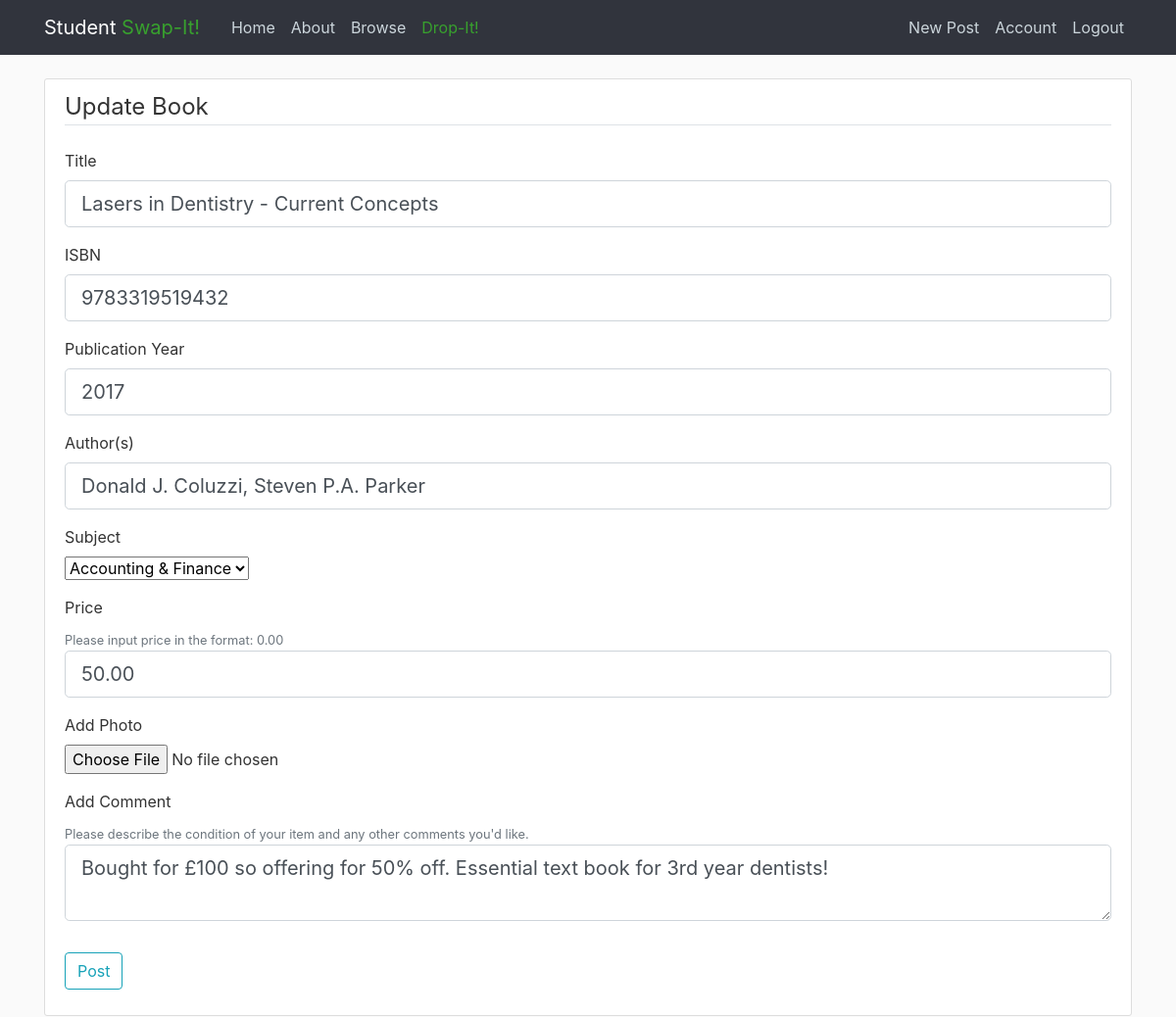
Page /book/7/update (signed in) on the committed database.
### flaskblog/models.py (models this page shows, shortened)
class Book(db.Model):
    id = db.Column(db.Integer, primary_key=True)
    title = db.Column(db.String(100), nullable=False)
    isbn = db.Column(db.String(20), nullable=False)
    year = db.Column(db.String, nullable=False)
    author = db.Column(db.String(100), nullable=False)
    userID = db.Column(db.Integer, db.ForeignKey('user.id'), nullable=False)
    subject_id = db.Column(db.Integer, db.ForeignKey('subject.id'), nullable=False)
    price = db.Column(db.Float, nullable=False)
    date_posted = db.Column(db.DateTime, nullable=False, default=datetime.utcnow)
    comment = db.Column(db.String(300), nullable=True)
    book_image = db.Column(db.String(20), nullable=False)

### flaskblog/routes.py (the view)
@app.route("/book/<int:book_id>/update", methods=['GET', 'POST'])
@login_required
def update_book(book_id):
    book = Book.query.get_or_404(book_id)
    if book.poster != current_user:
        abort(403)
    form = BookForm()
    if form.validate_on_submit():
        book.title = form.title.data
        book.isbn = form.isbn.data
        book.year = form.year.data
        book.author = form.author.data
        book.subject_id = form.subject.data
        book.price = form.price.data
        book.comment = form.comment.data
        db.session.commit()
        flash('Your book has been updated!', 'success')
        return redirect(url_for('book', book_id=book.id))
    elif request.method == 'GET':
        form.title.data = book.title
        form.isbn.data = book.isbn
        form.comment.data = book.comment
        form.year.data = book.year
        form.price.data = book.price
        form.subject.data = book.subjID
        form.author.data = book.author
    return render_template('create_book.html', title='Update Book',
                           form=form, legend='Update Book')

### flaskblog/forms.py
class BookForm(FlaskForm):
    title = StringField('Title', validators=[DataRequired(), Length(max=300)])
    isbn = StringField('ISBN', validators=[DataRequired(), Length(min=6, max=20)])
    year = StringField('Publication Year', validators=[DataRequired(), Length(4)])
    author = StringField('Author(s)', validators=[DataRequired(), Length(max=300)])
    subject = StringField('Subject', validators=[DataRequired()])
    book_image = FileField('Add Photo', validators=[FileAllowed(['jpg', 'png'])])
    price = DecimalField('Price', validators=[DataRequired()])
    comment = TextAreaField('Add Comment', validators=[Length(max=300)])
    submit = SubmitField('Post')

### flaskblog/models.py (called while the page is built)
@login_manager.user_loader
def load_user(user_id):
    return User.query.get(int(user_id))

### flaskblog/templates/create_book.html (shortened to what this page needs)
{% extends "layout.html" %}
{% block content %}
<div class="content-section">
    <form method="POST" action="" enctype="multipart/form-data">
        <fieldset class="form-group">
            <legend class="border-bottom mb-4">{{ legend }}</legend>
            <div class="form-group">
                {{ form.title.label(class="form-control-label") }}
                {% if form.title.errors %}
                    {{ form.title(class="form-control form-control-lg is-invalid") }}
                    <div class="invalid-feedback">
                        {% for error in form.title.errors %}
                            <span>{{ error }}</span>
                        {% endfor %}
                    </div>
                {% else %}
                    {{ form.title(class="form-control form-control-lg") }}
                {% endif %}
            </div>
            <div class="form-group">
                {{ form.isbn.label(class="form-control-label") }}
                {% if form.isbn.errors %}
                    {{ form.isbn(class="form-control form-control-lg is-invalid") }}
                    <div class="invalid-feedback">
                        {% for error in form.isbn.errors %}
                            <span>{{ error }}</span>
                        {% endfor %}
                    </div>
                {% else %}
                    {{ form.isbn(class="form-control form-control-lg") }}
                {% endif %}
            </div>
            <div class="form-group">
                {{ form.year.label(class="form-control-label") }}
                {% if form.year.errors %}
                    {{ form.year(class="form-control form-control-lg is-invalid") }}
                    <div class="invalid-feedback">
                        {% for error in form.year.errors %}
                            <span>{{ error }}</span>
                        {% endfor %}
                    </div>
                {% else %}
                    {{ form.year(class="form-control form-control-lg") }}
                {% endif %}
            </div>
            <div class="form-group">
                {{ form.author.label(class="form-control-label") }}
                {% if form.author.errors %}
                    {{ form.author(class="form-control form-control-lg is-invalid") }}
                    <div class="invalid-feedback">
                        {% for error in form.author.errors %}
                            <span>{{ error }}</span>
                        {% endfor %}
                    </div>
                {% else %}
                    {{ form.author(class="form-control form-control-lg") }}
                {% endif %}
            </div>
            <div class="form-group">
                {{ form.subject.label(class="form-control-label") }}
                {% if form.subject.errors %}
                    {{ form.subject(class="form-control form-control-lg is-invalid") }}
                    <div class="invalid-feedback">
                        {% for error in form.subject.errors %}
                            <span>{{ error }}</span>
                        {% endfor %}
                    </div>
                {% else %}
                    <br>
                    <select name="subject">
                        <option value="1" selected>Accounting & Finance</option>
                    </select>
                {% endif %}
            </div>
            <div class="form-group">
                {{ form.price.label(class="form-control-label") }}
                <br><small class="text-muted">
                    Please input price in the format: 0.00
                </small>
                {% if form.price.errors %}
                    {{ form.price(class="form-control form-control-lg is-invalid") }}
                    <div class="invalid-feedback">
                        {% for error in form.price.errors %}
                            <span>{{ error }}</span>
                        {% endfor %}
                    </div>
                {% else %}
                    {{ form.price(class="form-control form-control-lg") }}
                {% endif %}
            </div>
            <div class="form-group">
                {{ form.book_image.label() }}
                {{ form.book_image(class="form-control-file") }}
            </div>
            <div class="form-group">
                {{ form.comment.label(class="form-control-label") }}
                <br><small class="text-muted">
                    Please describe the condition of your item and any other comments you'd like.
                </small>
                {% if form.comment.errors %}
                    {{ form.comment(class="form-control form-control-lg is-invalid") }}
                    <div class="invalid-feedback">
                        {% for error in form.comment.errors %}
                            <span>{{ error }}</span>
                        {% endfor %}
                    </div>
                {% else %}
                    {{ form.comment(class="form-control form-control-lg") }}
                {% endif %}
            </div>
        </fieldset>
        <div class="form-group">
            {{ form.submit(class="btn btn-outline-info") }}
        </div>
    </form>
</div>
{% endblock content %}

### flaskblog/static/main.css (style rules this page uses)
body { background: #fafafa; color: #333333; margin-top: 5rem; }
.content-section { background: #ffffff; padding: 10px 20px; border: 1px solid #dddddd; border-radius: 3px; margin-bottom: 20px; }

### rows in the picture
Book: title "Lasers in Dentistry - Current Concepts", isbn "9783319519432", year "2017", author "Donald J. Coluzzi, Steven P.A. Parker", price "50.00", comment "Bought for £100 so offering for 50% off. Essential text book for 3rd year dentists!"

### other values in the picture
{{ legend }} "Update Book"
